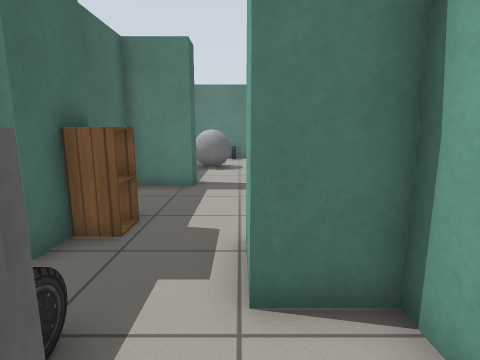
[1] (above)

13 first-person views from a walk through a world built for the Gazebo simulator. The camera is 1 m above the floor, tilts 10° down and sees 80° across. The lines on the ground mark 1 m squares. The floor is counted in squares, 0.5 m on a side. Each view is taken from the middle of a square. On the plan, view 1 faces up. The plan holds only what a view shows up to about 16 squares ahead; the rest is blank. Gazebo's built-in surfaces are drawn with simple patterns.

[2]
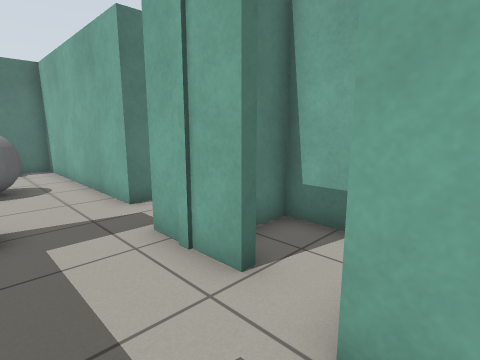

[3]
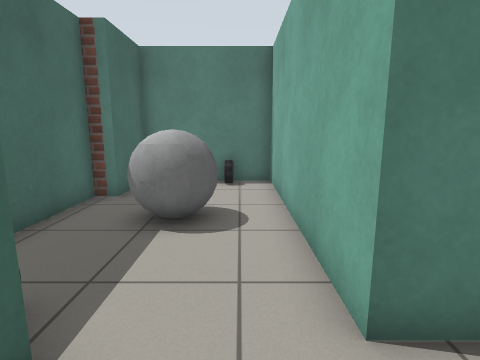

[4]
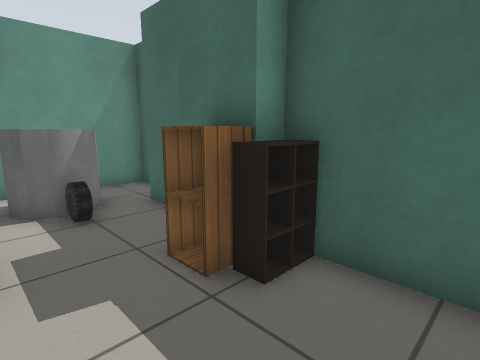

[5]
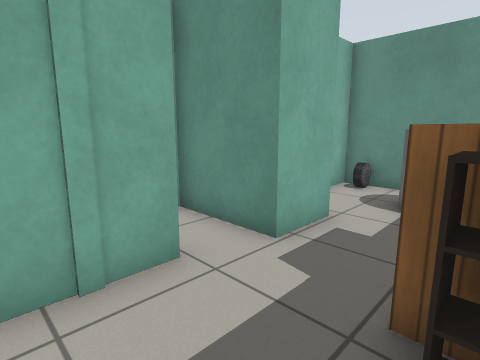

[6]
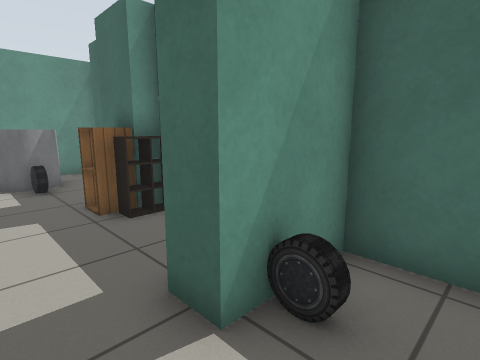

[7]
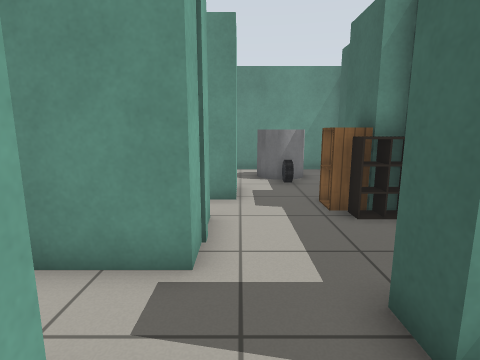

[8]
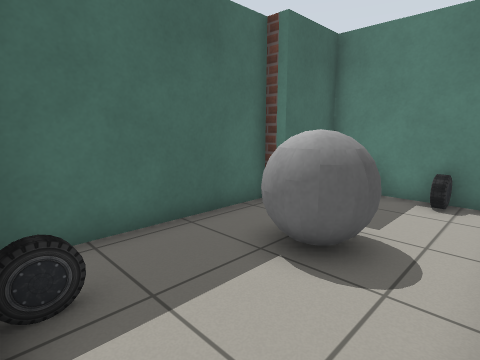

[9]
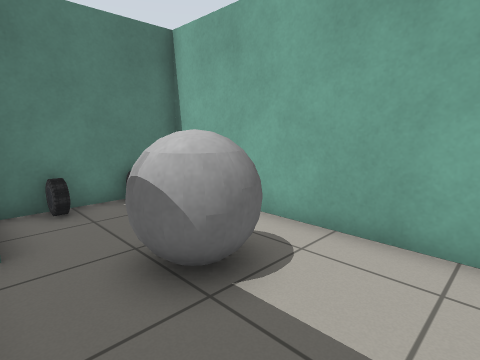

[10]
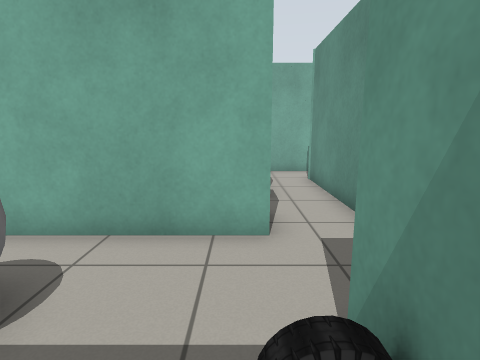

[11]
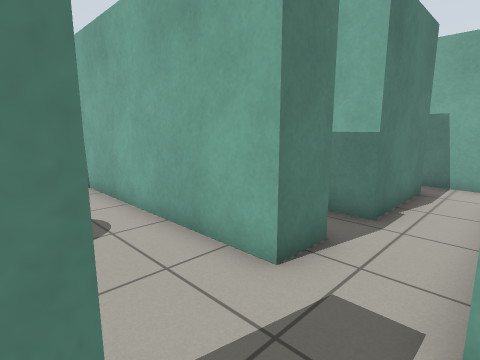

[12]
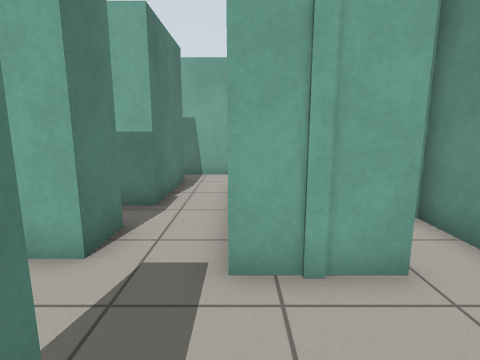

[13]
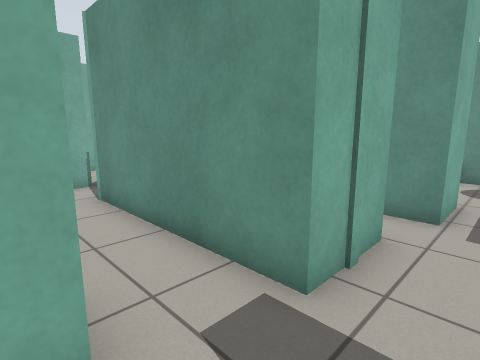

### Floor plan
Ten units are one square. View 1 is at (0, 0); x grows to the right and y downward. Boxes are objects, and circles mark ways between rooms. Rooms are numbered by the first view taken in them; rooms with no view inside come last. Other rooms are left out.
<svg viewBox="-56 -210 159 230">
<path fill="none" stroke="#000" d="M-32 -56 -32 -41M7 -66 7 -92 24 -92M-39 -31 -39 -14M18 -19 18 -29 1 -29 1 -49 33 -49 33 -78 23 -78M-17 -110 -17 -100 -39 -100 -39 -61M-51 9 -51 15 18 15 18 4M28 -114 12 -114 12 -124M-40 -68 -26 -68M12 -124 12 -201 -37 -201 -37 -174 -44 -174 -44 -110 -17 -110M24 -92 75 -92M85 -112 44 -112 44 -124M98 -96 98 -116"/>
<rect x="-35" y="-65" width="20" height="10" fill="#bbb"><title>cabinet</title></rect>
<rect x="-25" y="-15" width="20" height="20" fill="#bbb"><title>grey cylinder</title></rect>
<rect x="-25" y="-25" width="10" height="10" fill="#bbb"><title>car</title></rect>
<rect x="5" y="5" width="10" height="10" fill="#bbb"><title>car</title></rect>
<rect x="-35" y="-125" width="20" height="20" fill="#bbb"><title>car</title></rect>
<rect x="-25" y="-165" width="20" height="20" fill="#bbb"><title>grey ball</title></rect>
<rect x="-25" y="-205" width="10" height="10" fill="#bbb"><title>car</title></rect>
<rect x="-5" y="-205" width="10" height="10" fill="#bbb"><title>car</title></rect>
<circle cx="-5" cy="-115" r="3" fill="#2a7"/>
<circle cx="15" cy="-105" r="3" fill="#2a7"/>
<text x="-10" y="-50">1</text>
<text x="-20" y="-160">2</text>
<text x="50" y="-100">3</text>
</svg>
Room 1 opens to room 2. Room 1 opens to room 3.

Where each view was taken, in squares from view 1:
view 1: 0 up, 0 right, facing up
view 2: 4 up, 2 left, facing up-right
view 3: 9 up, 0 right, facing up
view 4: 9 up, 0 right, facing down-left
view 5: 9 up, 3 left, facing down-right
view 6: 13 up, 0 right, facing down-left
view 7: 13 up, 0 right, facing down
view 8: 11 up, 1 right, facing up-left
view 9: 12 up, 4 left, facing up-right
view 10: 12 up, 4 left, facing right
view 11: 9 up, 2 left, facing up-right
view 12: 9 up, 3 left, facing right
view 13: 12 up, 1 left, facing down-right
